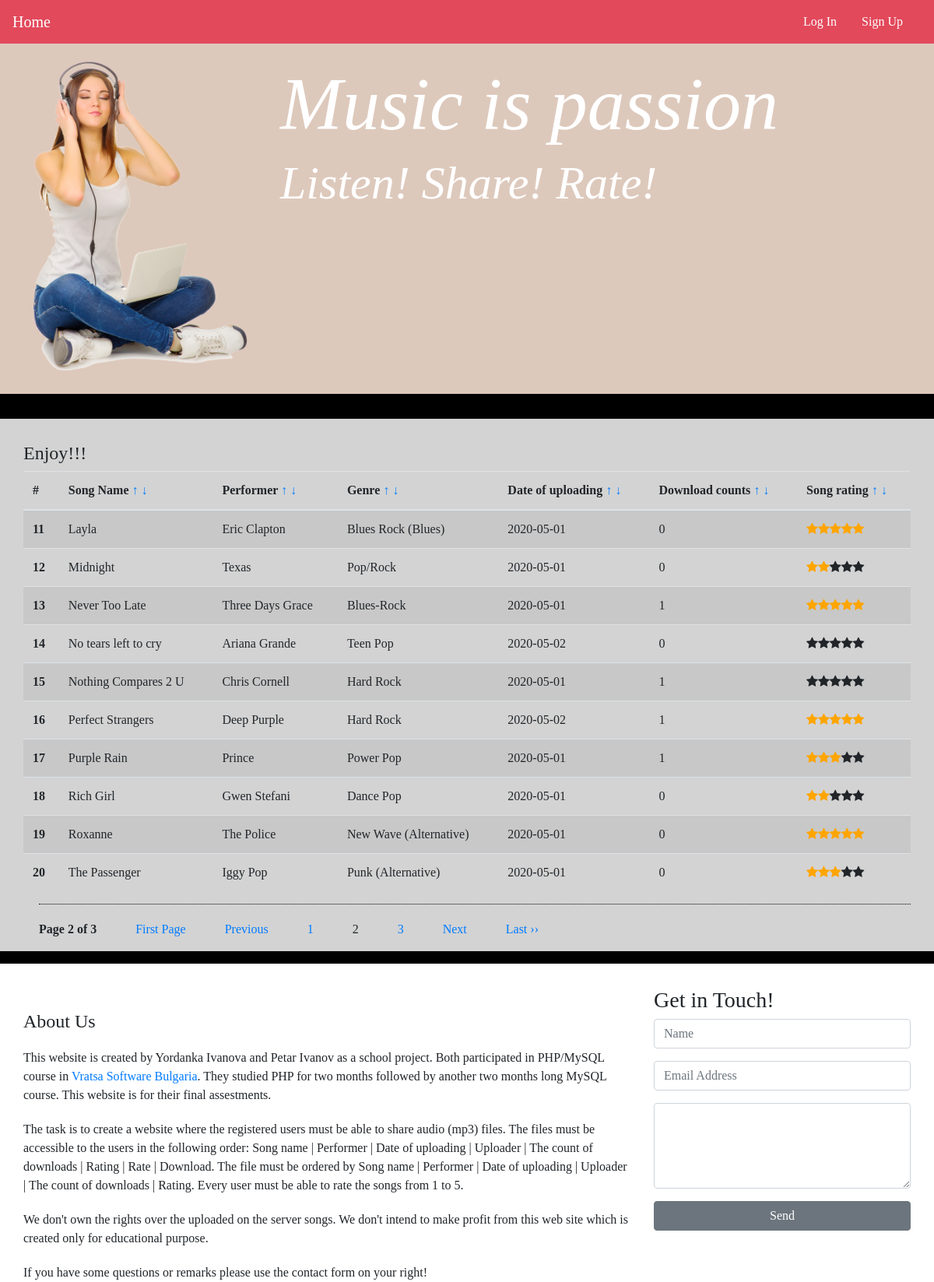
/?page_no=2&order=1&dir=0, run on the app's committed database.
### tables this page shows
CREATE TABLE `songs` (
  `song_id` int(11) NOT NULL,
  `song_path` varchar(255) NOT NULL,
  `song_name` varchar(50) NOT NULL,
  `song_date` date NOT NULL,
  `song_uploader` int(11) NOT NULL,
  `song_soft_delete` date DEFAULT NULL
);

### index.php (the view, shortened to what this page needs)
<?php
	include 'functions/db_connect.php';
	include 'functions/functions.php';
	include 'files/header.php';
	include 'files/navigation.php';
	include 'files/container.php';
	function print_song_table($songs, $song_keys, $offset){
		$size = sizeof($songs);
		for ($i=0; $i < $size; $i++) {
			$key = $song_keys[$i];
			echo '<tr>';
			echo '<th scope="row">' . ($offset + $i + 1) . '</th>';
			echo '<td>' . $songs[$key]['song_name'] . '</td>';
			echo '<td>' . $songs[$key]['singer_name'] . '</td>';
			echo '<td>' . $songs[$key]['genre_name'] . '</td>';
			echo '<td>' . $songs[$key]['song_date'] . '</td>';
			echo '<td>' . $songs[$key]['count_downloads'] . '</td>';
			echo '<td><span title="Average rating of ' . round($songs[$key]['average_rating'], 2) . ' from ' . $songs[$key]['count_ratings'] .  ' total votes">';
			for ($stars=1; $stars <= 5; $stars++) {
				if ($stars <= $songs[$key]['average_rating']){
					echo '<span class="fa fa-star checked_stars"></span>';
				} else {
					echo '<span class="fa fa-star"></span>';
				}
			}
			echo '</span></td>';
			echo '</tr>';
		}
	}
	if (isset($_GET['page_no']) && $_GET['page_no'] != "") {
		$page_no = $_GET['page_no'];
	} else {
		$page_no = 1;
	}
?>
<div id="main_title">
	<div id="main_image">
	<?php
		include 'files/main-image.php';
	?>
	</div>
	<div id="main_text">
		<h1>Music is passion</h1>
		<h3>Listen! Share! Rate!</h3>
	</div>
</div>
<div id="song-content">
	<div id="text">
		<h2>Enjoy!!!</h2>
		<p>
		<div class="table-responsive">
		<table class="table table-striped">
		  <thead>
		    <tr>
		      <th scope="col">#</th>
		      <th scope="col">Song Name <a href="index.php?order=1&dir=1#text">&uarr;</a> <a href="index.php?order=1&dir=0#text">&darr;</a></th>
		      <th scope="col">Performer <a href="index.php?order=2&dir=1#text">&uarr;</a> <a href="index.php?order=2&dir=0#text">&darr;</a></th>
		      <th scope="col">Genre <a href="index.php?order=5&dir=1#text">&uarr;</a> <a href="index.php?order=5&dir=0#text">&darr;</a></th>
		      <th scope="col">Date of uploading <a href="index.php?order=4&dir=1#text">&uarr;</a> <a href="index.php?order=4&dir=0#text">&darr;</a></th>
		      <th scope="col">Download counts <a href="index.php?order=6&dir=1#text">&uarr;</a> <a href="index.php?order=6&dir=0#text">&darr;</a></th>
		      <th scope="col">Song rating <a href="index.php?order=7&dir=1#text">&uarr;</a> <a href="index.php?order=7&dir=0#text">&darr;</a></th>
		    </tr>
		  </thead>
		  <tbody>
		  	<?php
				$total_records_per_page = 10;
				$offset = ($page_no - 1) * $total_records_per_page;
		  		if (isset($_GET['order'])){
		  			$order = $_GET['order'];
		  		} else {
		  			$order = 1;
		  		}
		  		if (isset($_GET['dir'])){
		  			$direction = $_GET['dir'];
		  		} else {
		  			$direction = 0;
		  		}
		  		$temp_array = return_songs_info($order, $direction, $conn, $total_records_per_page, $offset, "");
		  		$songs = $temp_array[0];
		  		$song_keys = $temp_array[1];
				print_song_table($songs, $song_keys, $offset);
		  	?>
		  	</tbody>
		</table>
		<div class="current_page">
		</div>
		</div>
	</div>
</div>
<?php
	include 'files/container-footer.php';
?>
</div>  <! –– container ––>
<?php
	include 'files/footer.php';
?>

### styles/style.css (style rules this page uses)
html, body { width: 100%; height: 100%; margin: 0px; padding: 0px; background: #FFFFFF; font-family: TimesNewRoman, Times New Roman, Times, Baskerville, Georgia, serif; }
#main_title { color: #ffffff; width: 100%; height: 50%; }
#main_title h1 { margin-top: 20px; font-size: 8vw; font-style: italic; font-family: "Times New Roman", Times, serif; }
#main_title h3 { font-size: 5vw; font-style: italic; }
#main_image { width: 30%; height: 100%; float: left; }
#main_text { width: 70%; height: 100%; float: right; word-wrap: break-word; }
#song-content { border-top: 2em solid black; border-bottom: 1em solid black; width: 100%; height: auto; min-height: 60%; margin-top: 50px; background: #D3D3D3; }
#text { margin-left: 30px; margin-right: 30px; margin-top: 30px; min-height: 100%; overflow: auto; }
#text h2 { font-size: 2vw; }
.checked_stars { color: orange; }
.current_page { padding-bottom: 20px; padding-top: 20px; border-top: dotted 1px #000000; margin-bottom: 20px; margin-left: 20px; }
.current_page ul, p { float: left; margin: 0; padding: 0; }

### data on the page
songs: i "11", song_name "Layla", singer_name "Eric Clapton", genre_name "Blues Rock (Blues)", song_date "2020-05-01", count_downloads "0"
songs: i "12", song_name "Midnight", singer_name "Texas", genre_name "Pop/Rock", song_date "2020-05-01", count_downloads "0"
songs: i "13", song_name "Never Too Late", singer_name "Three Days Grace", genre_name "Blues-Rock", song_date "2020-05-01", count_downloads "1"
songs: i "14", song_name "No tears left to cry", singer_name "Ariana Grande", genre_name "Teen Pop", song_date "2020-05-02", count_downloads "0"
songs: i "15", song_name "Nothing Compares 2 U", singer_name "Chris Cornell", genre_name "Hard Rock", song_date "2020-05-01", count_downloads "1"
songs: i "16", song_name "Perfect Strangers", singer_name "Deep Purple", genre_name "Hard Rock", song_date "2020-05-02", count_downloads "1"
songs: i "17", song_name "Purple Rain", singer_name "Prince", genre_name "Power Pop", song_date "2020-05-01", count_downloads "1"
songs: i "18", song_name "Rich Girl", singer_name "Gwen Stefani", genre_name "Dance Pop", song_date "2020-05-01", count_downloads "0"
songs: i "19", song_name "Roxanne", singer_name "The Police", genre_name "New Wave (Alternative)", song_date "2020-05-01", count_downloads "0"
songs: i "20", song_name "The Passenger", singer_name "Iggy Pop", genre_name "Punk (Alternative)", song_date "2020-05-01", count_downloads "0"

### other printed values
$page_no "2"
$total_no_of_pages "3"
